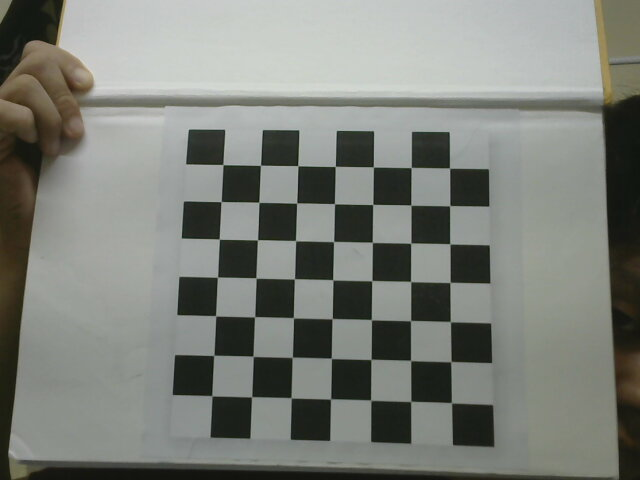
#> input picture calib_images/img01.jpg, 640 x 480 px; its folder holds 5 pictures in this run
$ python calibration.py
#> lines starting #> are read from the running program, lines starting #| are printed output that depends on the picture; after the words box and inside, x2 and y2 are one past the last pixel; in counts of white or black regions, pixels touching at a corner belong together
#By njanuridh - github - https://github.com/njanirudh/Aruco_Tracker/blob/master/
import numpy as np
import cv2
import glob

WAIT_TIME = 100
# termination criteria
criteria = (cv2.TERM_CRITERIA_EPS + cv2.TERM_CRITERIA_MAX_ITER, 30, 0.001)

# prepare object points, like (0,0,0), (1,0,0), (2,0,0) ....,(6,5,0)
objp = np.zeros((6*7,3), np.float32)
objp[:,:2] = np.mgrid[0:7,0:6].T.reshape(-1,2)

# Arrays to store object points and image points from all the images.
objpoints = [] # 3d point in real world space
imgpoints = [] # 2d points in image plane.
images = glob.glob('calib_images/*.jpg')

for fname in images:
    img = cv2.imread(fname)
#> img is the input picture: shape (480, 640, 3); mean B, G, R 121.2, 127.7, 124.6
    gray = cv2.cvtColor(img,cv2.COLOR_BGR2GRAY)
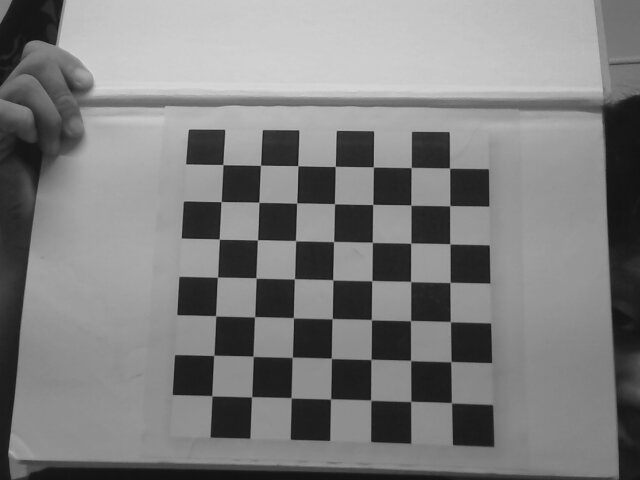
#> gray: shape (480, 640); min 16, max 215, mean 126.1

    # Find the chess board corners
    ret, corners = cv2.findChessboardCorners(gray, (7,6),None)
#> ret = True; corners = 42 rows, first 8: [411.1, 167.5], [410.7, 205], [410.6, 243.1], [410.7, 281.4], [410.6, 320.4], [410.3, 360.4], [411.2, 401.3], [373.3, 166.9]

    # If found, add object points, image points (after refining them)
    if ret == True:
        objpoints.append(objp)

        corners2 = cv2.cornerSubPix(gray,corners,(11,11),(-1,-1),criteria)
#> corners2 = 42 rows, first 8: [411.2, 167.5], [410.9, 205.1], [410.8, 243.1], [410.6, 281.5], [410.5, 320.6], [410.6, 360.5], [410.8, 401.4], [373.4, 166.9]
        imgpoints.append(corners2)

        # Draw and display the corners
        img = cv2.drawChessboardCorners(img, (7,6), corners2,ret)
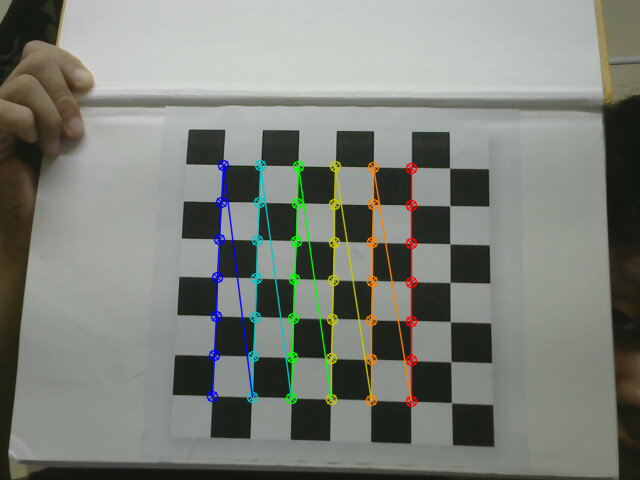
#> img: shape (480, 640, 3); 3.56% of pixels changed, all inside (x1, y1, x2, y2) = (206, 159, 418, 408)
        cv2.imshow('img',img)
        cv2.waitKey(WAIT_TIME)
#> pass 2 of the loop `for fname in images:`:
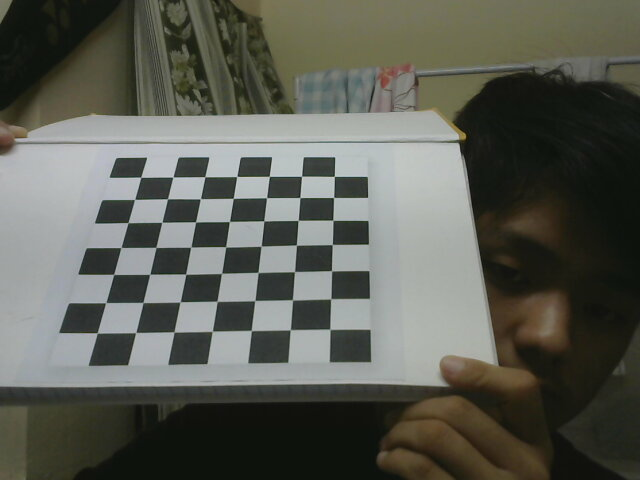
#> input picture calib_images/img02.jpg, 640 x 480 px
#> img is the input picture: shape (480, 640, 3); mean B, G, R 84.5, 93.1, 91.2
#> `gray = cv2.cvtColor(img,cv2.COLOR_BGR2GRAY)`:
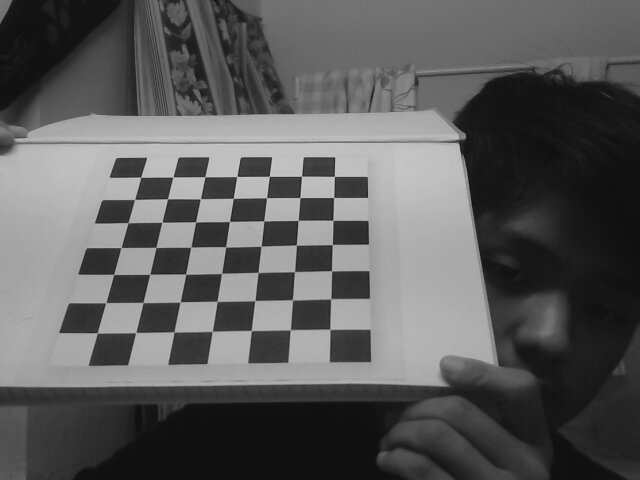
#> gray: shape (480, 640); min 12, max 205, mean 91.6
#> corners = 42 rows, first 8: [301.5, 176.2], [300, 197.4], [297.9, 220.5], [296.4, 244.9], [294.2, 272], [292.2, 299.7], [289.9, 330], [269.3, 176.3]
#> corners2 = 42 rows, first 8: [301.5, 176.3], [299.9, 197.6], [298.1, 220.4], [296.4, 245.1], [294.5, 271.6], [292.5, 299.8], [290.3, 329.7], [269.3, 176.4]
#> `img = cv2.drawChessboardCorners(img, (7,6), corners2,ret)`:
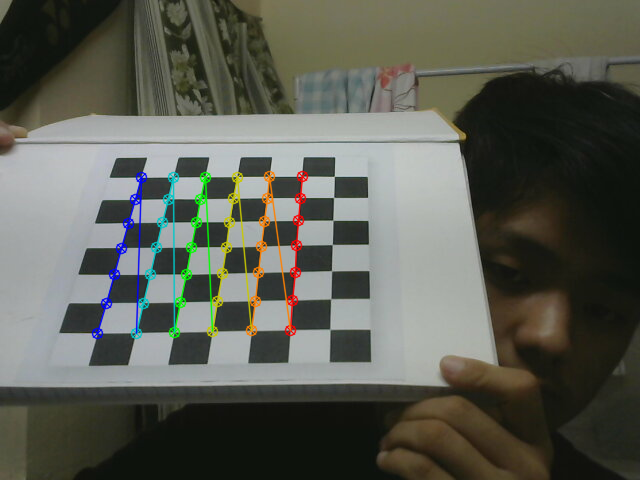
#> img: shape (480, 640, 3); 2.75% of pixels changed, all inside (x1, y1, x2, y2) = (91, 170, 309, 340)
#> pass 3 of the loop `for fname in images:`:
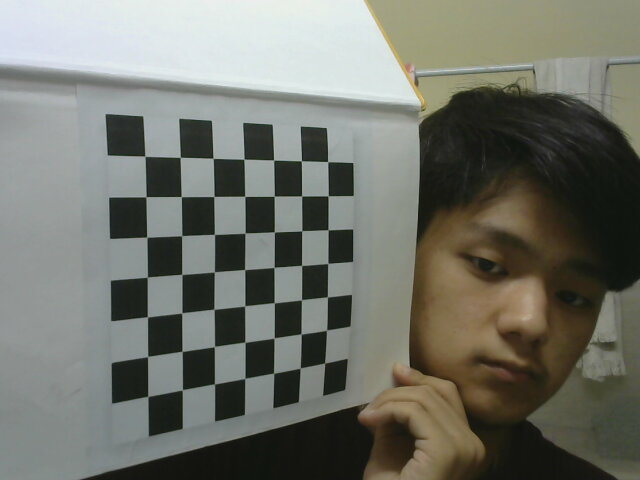
#> input picture calib_images/img03.jpg, 640 x 480 px
#> img is the input picture: shape (480, 640, 3); mean B, G, R 106, 114.7, 112.9
#> `gray = cv2.cvtColor(img,cv2.COLOR_BGR2GRAY)`:
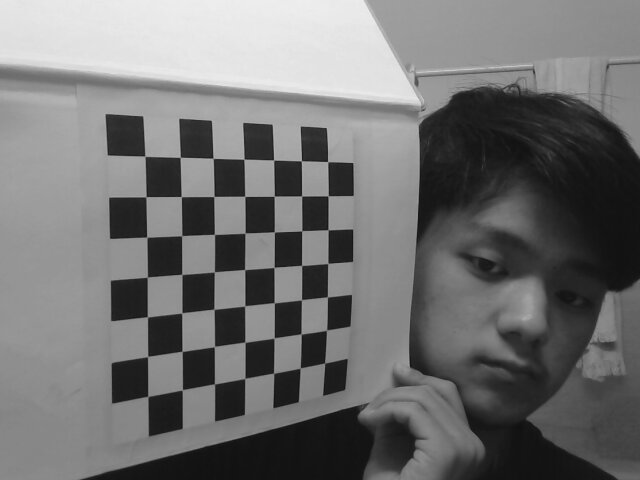
#> gray: shape (480, 640); min 12, max 240, mean 113.2
#> corners = 42 rows, first 8: [301.4, 160.9], [301.7, 196], [301.8, 230.8], [301.5, 265.5], [301.7, 299.8], [300.9, 333.7], [300.1, 368.2], [273.5, 160]
#> corners2 = 42 rows, first 8: [301.4, 160.8], [301.6, 196], [301.7, 230.8], [301.6, 265.4], [301.5, 299.8], [301.2, 333.9], [300.2, 368.1], [273.7, 160]
#> `img = cv2.drawChessboardCorners(img, (7,6), corners2,ret)`:
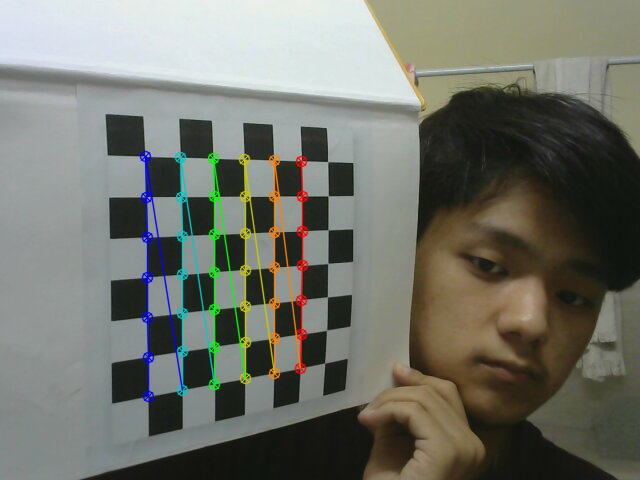
#> img: shape (480, 640, 3); 3.41% of pixels changed, all inside (x1, y1, x2, y2) = (139, 150, 309, 403)
#> the loop made 5 passes; the first 3 are shown

cv2.destroyAllWindows()
ret, mtx, dist, rvecs, tvecs = cv2.calibrateCamera(objpoints, imgpoints, gray.shape[::-1],None,None)

img = cv2.imread('calib_images/img01.jpg')
h,  w = img.shape[:2]
#> h = 480; w = 640
newcameramtx, roi = cv2.getOptimalNewCameraMatrix(mtx, dist, (w,h), 1, (w,h))

# undistort
mapx, mapy = cv2.initUndistortRectifyMap(mtx, dist, None, newcameramtx, (w,h), 5)
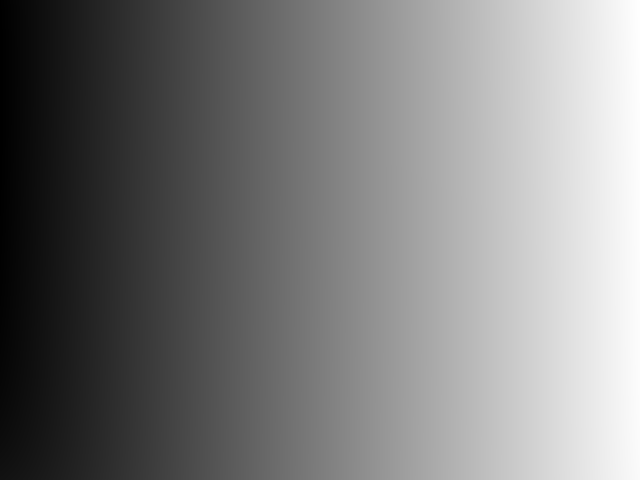
#> mapx: shape (480, 640) float32; min -44.49, max 648, mean 296.8; drawn with min black and max white
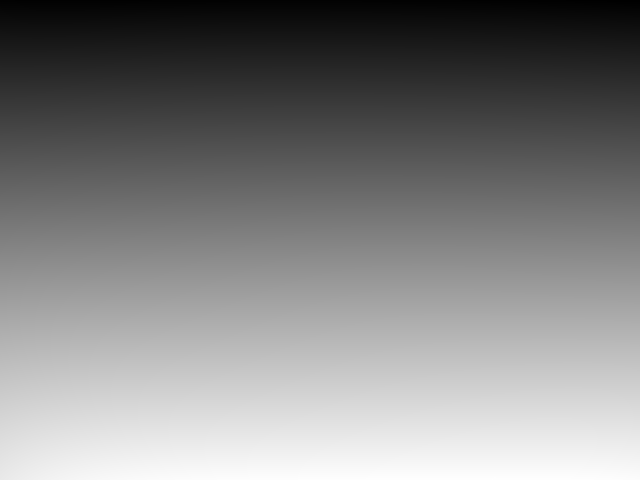
#> mapy: shape (480, 640) float32; min -5.23, max 519.1, mean 260.7; drawn with min black and max white
dst = cv2.remap(img, mapx, mapy, cv2.INTER_LINEAR)
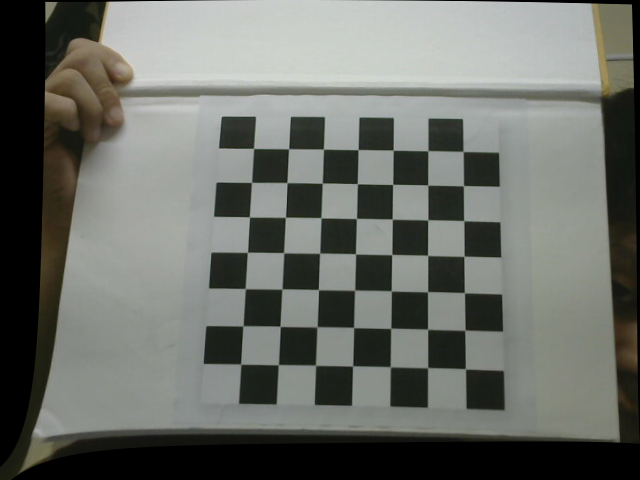
#> dst: shape (480, 640, 3); mean B, G, R 103.7, 109.4, 106.7
# crop the image
x, y, w, h = roi
dst = dst[y:y+h, x:x+w]
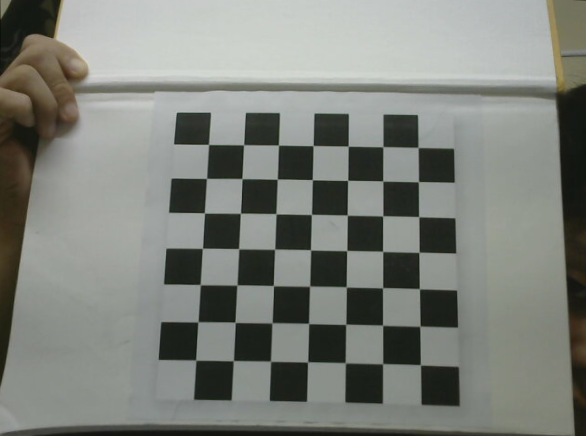
#> dst: shape (436, 586, 3); mean B, G, R 122.5, 128.9, 125.7
cv2.imwrite('calibresult.png', dst)

print("Calibration Successful ! Written values to a file !")

cv_file = cv2.FileStorage("test.yaml", cv2.FILE_STORAGE_WRITE)
cv_file.write("camera_matrix", mtx)
cv_file.write("dist_coeff", dist)
# note you *release* you don't close() a FileStorage object
cv_file.release()
